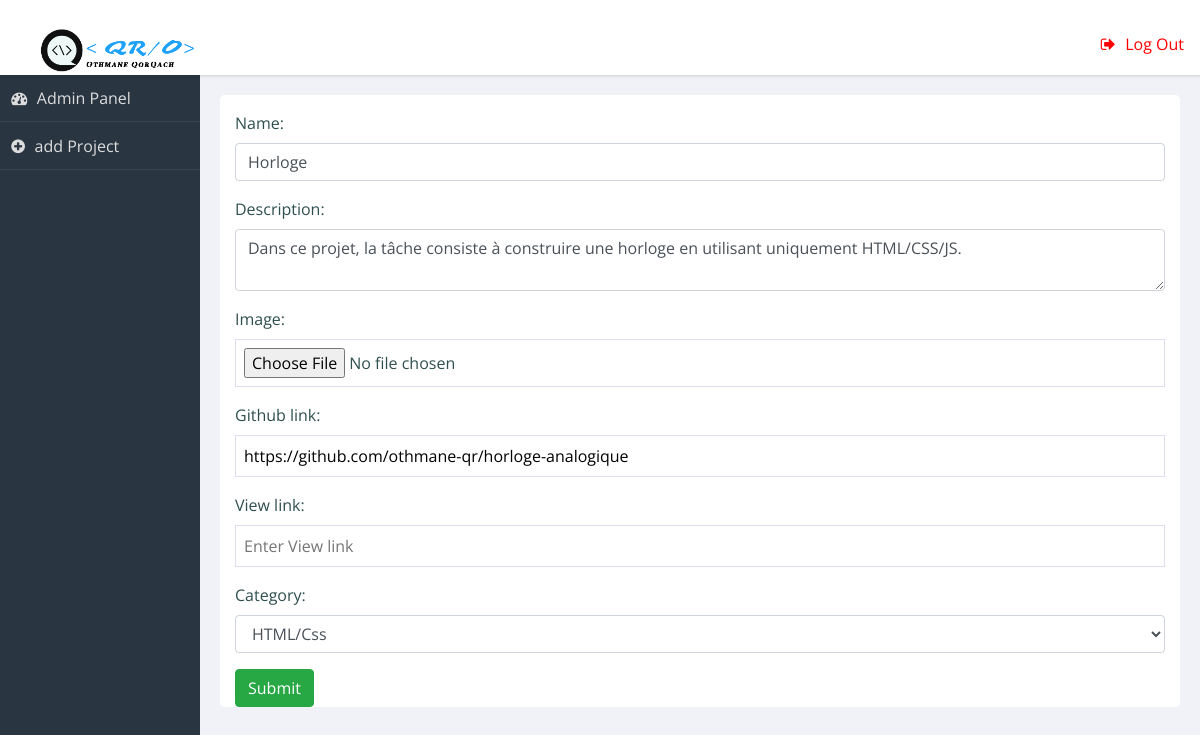
The page /admin/update.php?id=39 (signed in) on the database its author committed.
### tables this page shows
CREATE TABLE IF NOT EXISTS `project` (
  `Id` int(11) NOT NULL AUTO_INCREMENT,
  `Name` varchar(50) NOT NULL,
  `Description` varchar(150) NOT NULL,
  `Image` varchar(100) NOT NULL,
  `Github` varchar(100) NOT NULL,
  `View` varchar(100) NOT NULL,
  `Category` varchar(50) NOT NULL,
  PRIMARY KEY (`Id`)
);

### admin/update.php (the view, shortened to what this page needs)
<?php
include 'include/datebase.php';
$message=$id=null;
if ( !empty($_GET['id'])) {
 $id = $_REQUEST['id'];
}
$var1 = "SELECT * FROM  project WHERE  Id = $id";
$resultat = $db_connect->query($var1);
$data = $resultat->fetchAll(PDO::FETCH_ASSOC);
?>
<!DOCTYPE html>
<html lang="en" >
<head>
  <link rel='stylesheet' href='https://cdnjs.cloudflare.com/ajax/libs/font-awesome/4.4.0/css/font-awesome.min.css'>
  <link rel="stylesheet" href="https://stackpath.bootstrapcdn.com/bootstrap/4.3.1/css/bootstrap.min.css">
      <link rel="stylesheet" href="css/style.css">
</head>
<body>
<?php include 'include/header-nav.php';?>
<main role="main">
<section class="panel important">
<div class="container">
<form action='update.php?id=<?php echo $id?>' method="POST" >
<?php
 foreach($data as $projet) {
    $port_projet = <<<prod
    <div class="form-group">
      <label>Name:</label>
      <input type="text" class="form-control" placeholder="Enter Name" name="Name" value="{$projet['Name']}">
    </div>
    <div class="form-group">
      <label>Description:</label>
      <textarea name="Description" class="form-control" placeholder="Enter your Description">{$projet['Description']}</textarea>
    </div>
    <div class="form-group">
      <label>Image:</label>
      <input type="file" class="form-control-file" placeholder="Image link" name="Image" value="{$projet['Image']}">
    </div>
    <div class="form-group">
      <label>Github link:</label>
      <input type="text" placeholder="Enter Github link" name="Github" value="{$projet['Github']}">
    </div>
    <div class="form-group">
      <label>View link:</label>
      <input type="text" placeholder="Enter View link" name="View" value="{$projet['View']}">
    </div>
	  <div class="form-group">
      <label>Category:</label>
      <select class="form-control" name="Category">
      <option value="app">HTML/Css</option>
      <option value="icon">JavaScript</option>
      <option value="logo">PHP</option>
      <option value="web">Autre</option>
     </div>
    </select>
    </div>
    <button type="submit" class="btn btn-labeled btn-success" name="Submit">Submit</button>
prod;
echo  $port_projet;
 }
 ?>
  </section>
  </main>
</body>
</html>

### admin/css/style.css (style rules this page uses)
html { box-sizing: border-box; }
*, *:before, *:after { box-sizing: inherit; }
body { background: #f1f2f7; font-family: "Open Sans", arial, sans-serif; color: darkslategray; }
.panel { background-color: white; color: darkslategray; -webkit-border-radius: 0.3rem; -moz-border-radius: 0.3rem; -ms-border-radius: 0.3rem; border-radius: 0.3rem; margin: 1%; }
form input, form textarea, form select { width: 100%; display: block; border: solid 1px #dde; padding: 0.5em; }
form input:after, form textarea:after, form select:after { content: ""; display: table; clear: both; }
form label, form legend { display: block; margin: 1em 0 0.5em; }
@media screen and (min-width: 600px) { html, body { height: 100%; } }
@media screen and (min-width: 600px) { main[role="main"] { margin: 75px 0 40px 200px; } }
@media screen and (min-width: 600px) { main[role="main"]:after { content: ""; display: table; clear: both; } }
@media screen and (min-width: 600px) { .panel { margin: 2% 0 0 2%; float: left; width: 96%; } }
@media screen and (min-width: 600px) { .panel:after { content: ""; display: table; clear: both; } }
@media screen and (min-width: 900px) { .panel { width: 47%; clear: none; } }
@media screen and (min-width: 900px) { .panel.important { width: 96%; } }

### rows shown on the page
project: Name "Horloge", Description "Dans ce projet, la tâche consiste à construire une horloge en utilisant uniquement HTML/CSS/JS.", Github "https://github.com/othmane-qr/horloge-analogique"
